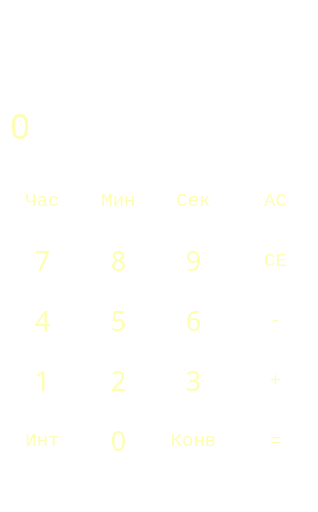
<?xml version="1.0" encoding="UTF-8"?>
<ui version="4.0">
 <class>MainWindow</class>
 <widget class="QMainWindow" name="MainWindow">
  <property name="geometry">
   <rect>
    <x>0</x>
    <y>0</y>
    <width>318</width>
    <height>512</height>
   </rect>
  </property>
  <property name="minimumSize">
   <size>
    <width>318</width>
    <height>512</height>
   </size>
  </property>
  <property name="maximumSize">
   <size>
    <width>318</width>
    <height>512</height>
   </size>
  </property>
  <property name="windowTitle">
   <string/>
  </property>
  <property name="styleSheet">
   <string notr="true">background-color: rgb(255, 255, 255);
</string>
  </property>
  <widget class="QWidget" name="centralwidget">
   <property name="minimumSize">
    <size>
     <width>318</width>
     <height>512</height>
    </size>
   </property>
   <property name="maximumSize">
    <size>
     <width>318</width>
     <height>512</height>
    </size>
   </property>
   <widget class="QLabel" name="label_up">
    <property name="geometry">
     <rect>
      <x>10</x>
      <y>60</y>
      <width>285</width>
      <height>31</height>
     </rect>
    </property>
    <property name="font">
     <font>
      <family>Century Gothic</family>
      <pointsize>18</pointsize>
     </font>
    </property>
    <property name="styleSheet">
     <string notr="true">QLabel {
  qproperty-alignment: 'AlignVCenter | AlignRight';
color:rgb(254, 254, 176);
	background-color: rgba(0, 0, 0, 0);
}
</string>
    </property>
    <property name="text">
     <string/>
    </property>
   </widget>
   <widget class="QPushButton" name="pushButton_int">
    <property name="enabled">
     <bool>true</bool>
    </property>
    <property name="geometry">
     <rect>
      <x>12</x>
      <y>410</y>
      <width>61</width>
      <height>61</height>
     </rect>
    </property>
    <property name="font">
     <font>
      <family>Consolas</family>
      <pointsize>14</pointsize>
      <weight>50</weight>
      <bold>false</bold>
     </font>
    </property>
    <property name="mouseTracking">
     <bool>true</bool>
    </property>
    <property name="autoFillBackground">
     <bool>false</bool>
    </property>
    <property name="styleSheet">
     <string notr="true">
QPushButton:hover:!pressed
{
border-radius:30px;
 background-color:rgba(50, 50, 50, 75); 
}
QPushButton {
  background-color: rgb(255, 255, 255);
	color:rgb(254, 254, 176)
}
QPushButton:pressed {
border-radius:30px;
    background-color: rgba(50, 50, 50,100); ;
}
QPushButton:checked
{
border:none;
	background-color: rgba(0, 0, 0, 0);
}
</string>
    </property>
    <property name="text">
     <string>Инт</string>
    </property>
    <property name="flat">
     <bool>true</bool>
    </property>
   </widget>
   <widget class="QPushButton" name="pushButton_0">
    <property name="enabled">
     <bool>true</bool>
    </property>
    <property name="geometry">
     <rect>
      <x>88</x>
      <y>410</y>
      <width>61</width>
      <height>61</height>
     </rect>
    </property>
    <property name="font">
     <font>
      <family>Century Gothic</family>
      <pointsize>20</pointsize>
     </font>
    </property>
    <property name="mouseTracking">
     <bool>true</bool>
    </property>
    <property name="autoFillBackground">
     <bool>false</bool>
    </property>
    <property name="styleSheet">
     <string notr="true">
QPushButton:hover:!pressed
{
border-radius:30px;
 background-color:rgba(50, 50, 50, 75); 
}
QPushButton {
  background-color: rgb(255, 255, 255);
	color:rgb(254, 254, 176)
}
QPushButton:pressed {
border-radius:30px;
    background-color: rgba(50, 50, 50,100); ;
}
QPushButton:checked
{
border:none;
	background-color: rgba(0, 0, 0, 0);
}
</string>
    </property>
    <property name="text">
     <string>0</string>
    </property>
    <property name="flat">
     <bool>true</bool>
    </property>
   </widget>
   <widget class="QPushButton" name="pushButton_conv">
    <property name="enabled">
     <bool>true</bool>
    </property>
    <property name="geometry">
     <rect>
      <x>163</x>
      <y>410</y>
      <width>61</width>
      <height>61</height>
     </rect>
    </property>
    <property name="font">
     <font>
      <family>Consolas</family>
      <pointsize>14</pointsize>
      <weight>50</weight>
      <bold>false</bold>
     </font>
    </property>
    <property name="mouseTracking">
     <bool>true</bool>
    </property>
    <property name="autoFillBackground">
     <bool>false</bool>
    </property>
    <property name="styleSheet">
     <string notr="true">
QPushButton:hover:!pressed
{
border-radius:30px;
 background-color:rgba(50, 50, 50, 75); 
}
QPushButton {
  background-color: rgb(255, 255, 255);
	color:rgb(254, 254, 176)
}
QPushButton:pressed {
border-radius:30px;
    background-color: rgba(50, 50, 50,100); ;
}
QPushButton:checked
{
border:none;
	background-color: rgba(0, 0, 0, 0);
}
</string>
    </property>
    <property name="text">
     <string>Конв</string>
    </property>
    <property name="flat">
     <bool>true</bool>
    </property>
   </widget>
   <widget class="QPushButton" name="pushButton_eq">
    <property name="enabled">
     <bool>true</bool>
    </property>
    <property name="geometry">
     <rect>
      <x>245</x>
      <y>410</y>
      <width>61</width>
      <height>61</height>
     </rect>
    </property>
    <property name="font">
     <font>
      <family>Consolas</family>
      <pointsize>14</pointsize>
      <weight>50</weight>
      <bold>false</bold>
     </font>
    </property>
    <property name="mouseTracking">
     <bool>true</bool>
    </property>
    <property name="autoFillBackground">
     <bool>false</bool>
    </property>
    <property name="styleSheet">
     <string notr="true">
QPushButton:hover:!pressed
{
border-radius:30px;
 background-color:rgba(50, 50, 50, 75); 
}
QPushButton {
  background-color: rgb(255, 255, 255);
	color:rgb(254, 254, 176)
}
QPushButton:pressed {
border-radius:30px;
    background-color: rgba(50, 50, 50,100); ;
}
QPushButton:checked
{
border:none;
	background-color: rgba(0, 0, 0, 0);
}
</string>
    </property>
    <property name="text">
     <string>=</string>
    </property>
    <property name="flat">
     <bool>true</bool>
    </property>
   </widget>
   <widget class="QPushButton" name="pushButton_plus">
    <property name="enabled">
     <bool>true</bool>
    </property>
    <property name="geometry">
     <rect>
      <x>245</x>
      <y>350</y>
      <width>61</width>
      <height>61</height>
     </rect>
    </property>
    <property name="font">
     <font>
      <family>Consolas</family>
      <pointsize>14</pointsize>
      <weight>50</weight>
      <bold>false</bold>
     </font>
    </property>
    <property name="mouseTracking">
     <bool>true</bool>
    </property>
    <property name="autoFillBackground">
     <bool>false</bool>
    </property>
    <property name="styleSheet">
     <string notr="true">
QPushButton:hover:!pressed
{
border-radius:30px;
 background-color:rgba(50, 50, 50, 75); 
}
QPushButton {
  background-color: rgb(255, 255, 255);
	color:rgb(254, 254, 176)
}
QPushButton:pressed {
border-radius:30px;
    background-color: rgba(50, 50, 50,100); ;
}
QPushButton:checked
{
border:none;
	background-color: rgba(0, 0, 0, 0);
}
</string>
    </property>
    <property name="text">
     <string>+</string>
    </property>
    <property name="flat">
     <bool>true</bool>
    </property>
   </widget>
   <widget class="QPushButton" name="pushButton_1">
    <property name="enabled">
     <bool>true</bool>
    </property>
    <property name="geometry">
     <rect>
      <x>12</x>
      <y>350</y>
      <width>61</width>
      <height>61</height>
     </rect>
    </property>
    <property name="font">
     <font>
      <family>Century Gothic</family>
      <pointsize>20</pointsize>
     </font>
    </property>
    <property name="mouseTracking">
     <bool>true</bool>
    </property>
    <property name="autoFillBackground">
     <bool>false</bool>
    </property>
    <property name="styleSheet">
     <string notr="true">
QPushButton:hover:!pressed
{
border-radius:30px;
 background-color:rgba(50, 50, 50, 75); 
}
QPushButton {
  background-color: rgb(255, 255, 255);
	color:rgb(254, 254, 176)
}
QPushButton:pressed {
border-radius:30px;
    background-color: rgba(50, 50, 50,100); ;
}
QPushButton:checked
{
border:none;
	background-color: rgba(0, 0, 0, 0);
}
</string>
    </property>
    <property name="text">
     <string>1</string>
    </property>
    <property name="flat">
     <bool>true</bool>
    </property>
   </widget>
   <widget class="QPushButton" name="pushButton_2">
    <property name="enabled">
     <bool>true</bool>
    </property>
    <property name="geometry">
     <rect>
      <x>88</x>
      <y>350</y>
      <width>61</width>
      <height>61</height>
     </rect>
    </property>
    <property name="font">
     <font>
      <family>Century Gothic</family>
      <pointsize>20</pointsize>
     </font>
    </property>
    <property name="mouseTracking">
     <bool>true</bool>
    </property>
    <property name="autoFillBackground">
     <bool>false</bool>
    </property>
    <property name="styleSheet">
     <string notr="true">
QPushButton:hover:!pressed
{
border-radius:30px;
 background-color:rgba(50, 50, 50, 75); 
}
QPushButton {
  background-color: rgb(255, 255, 255);
	color:rgb(254, 254, 176)
}
QPushButton:pressed {
border-radius:30px;
    background-color: rgba(50, 50, 50,100); ;
}
QPushButton:checked
{
border:none;
	background-color: rgba(0, 0, 0, 0);
}
</string>
    </property>
    <property name="text">
     <string>2</string>
    </property>
    <property name="flat">
     <bool>true</bool>
    </property>
   </widget>
   <widget class="QPushButton" name="pushButton_3">
    <property name="enabled">
     <bool>true</bool>
    </property>
    <property name="geometry">
     <rect>
      <x>163</x>
      <y>350</y>
      <width>61</width>
      <height>61</height>
     </rect>
    </property>
    <property name="font">
     <font>
      <family>Century Gothic</family>
      <pointsize>20</pointsize>
     </font>
    </property>
    <property name="mouseTracking">
     <bool>true</bool>
    </property>
    <property name="autoFillBackground">
     <bool>false</bool>
    </property>
    <property name="styleSheet">
     <string notr="true">
QPushButton:hover:!pressed
{
border-radius:30px;
 background-color:rgba(50, 50, 50, 75); 
}
QPushButton {
  background-color: rgb(255, 255, 255);
	color:rgb(254, 254, 176)
}
QPushButton:pressed {
border-radius:30px;
    background-color: rgba(50, 50, 50,100); ;
}
QPushButton:checked
{
border:none;
	background-color: rgba(0, 0, 0, 0);
}
</string>
    </property>
    <property name="text">
     <string>3</string>
    </property>
    <property name="flat">
     <bool>true</bool>
    </property>
   </widget>
   <widget class="QPushButton" name="pushButton_minus">
    <property name="enabled">
     <bool>true</bool>
    </property>
    <property name="geometry">
     <rect>
      <x>245</x>
      <y>290</y>
      <width>61</width>
      <height>61</height>
     </rect>
    </property>
    <property name="font">
     <font>
      <family>Consolas</family>
      <pointsize>14</pointsize>
      <weight>50</weight>
      <bold>false</bold>
     </font>
    </property>
    <property name="mouseTracking">
     <bool>true</bool>
    </property>
    <property name="autoFillBackground">
     <bool>false</bool>
    </property>
    <property name="styleSheet">
     <string notr="true">
QPushButton:hover:!pressed
{
border-radius:30px;
 background-color:rgba(50, 50, 50, 75); 
}
QPushButton {
  background-color: rgb(255, 255, 255);
	color:rgb(254, 254, 176)
}
QPushButton:pressed {
border-radius:30px;
    background-color: rgba(50, 50, 50,100); ;
}
QPushButton:checked
{
border:none;
	background-color: rgba(0, 0, 0, 0);
}
</string>
    </property>
    <property name="text">
     <string>-</string>
    </property>
    <property name="flat">
     <bool>true</bool>
    </property>
   </widget>
   <widget class="QPushButton" name="pushButton_4">
    <property name="enabled">
     <bool>true</bool>
    </property>
    <property name="geometry">
     <rect>
      <x>12</x>
      <y>290</y>
      <width>61</width>
      <height>61</height>
     </rect>
    </property>
    <property name="font">
     <font>
      <family>Century Gothic</family>
      <pointsize>20</pointsize>
     </font>
    </property>
    <property name="mouseTracking">
     <bool>true</bool>
    </property>
    <property name="autoFillBackground">
     <bool>false</bool>
    </property>
    <property name="styleSheet">
     <string notr="true">
QPushButton:hover:!pressed
{
border-radius:30px;
 background-color:rgba(50, 50, 50, 75); 
}
QPushButton {
  background-color: rgb(255, 255, 255);
	color:rgb(254, 254, 176)
}
QPushButton:pressed {
border-radius:30px;
    background-color: rgba(50, 50, 50,100); ;
}
QPushButton:checked
{
border:none;
	background-color: rgba(0, 0, 0, 0);
}
</string>
    </property>
    <property name="text">
     <string>4</string>
    </property>
    <property name="flat">
     <bool>true</bool>
    </property>
   </widget>
   <widget class="QPushButton" name="pushButton_5">
    <property name="enabled">
     <bool>true</bool>
    </property>
    <property name="geometry">
     <rect>
      <x>88</x>
      <y>290</y>
      <width>61</width>
      <height>61</height>
     </rect>
    </property>
    <property name="font">
     <font>
      <family>Century Gothic</family>
      <pointsize>20</pointsize>
     </font>
    </property>
    <property name="mouseTracking">
     <bool>true</bool>
    </property>
    <property name="autoFillBackground">
     <bool>false</bool>
    </property>
    <property name="styleSheet">
     <string notr="true">
QPushButton:hover:!pressed
{
border-radius:30px;
 background-color:rgba(50, 50, 50, 75); 
}
QPushButton {
  background-color: rgb(255, 255, 255);
	color:rgb(254, 254, 176)
}
QPushButton:pressed {
border-radius:30px;
    background-color: rgba(50, 50, 50,100); ;
}
QPushButton:checked
{
border:none;
	background-color: rgba(0, 0, 0, 0);
}
</string>
    </property>
    <property name="text">
     <string>5</string>
    </property>
    <property name="flat">
     <bool>true</bool>
    </property>
   </widget>
   <widget class="QPushButton" name="pushButton_6">
    <property name="enabled">
     <bool>true</bool>
    </property>
    <property name="geometry">
     <rect>
      <x>163</x>
      <y>290</y>
      <width>61</width>
      <height>61</height>
     </rect>
    </property>
    <property name="font">
     <font>
      <family>Century Gothic</family>
      <pointsize>20</pointsize>
     </font>
    </property>
    <property name="mouseTracking">
     <bool>true</bool>
    </property>
    <property name="autoFillBackground">
     <bool>false</bool>
    </property>
    <property name="styleSheet">
     <string notr="true">
QPushButton:hover:!pressed
{
border-radius:30px;
 background-color:rgba(50, 50, 50, 75); 
}
QPushButton {
  background-color: rgb(255, 255, 255);
	color:rgb(254, 254, 176)
}
QPushButton:pressed {
border-radius:30px;
    background-color: rgba(50, 50, 50,100); ;
}
QPushButton:checked
{
border:none;
	background-color: rgba(0, 0, 0, 0);
}
</string>
    </property>
    <property name="text">
     <string>6</string>
    </property>
    <property name="flat">
     <bool>true</bool>
    </property>
   </widget>
   <widget class="QPushButton" name="pushButton_CE">
    <property name="enabled">
     <bool>true</bool>
    </property>
    <property name="geometry">
     <rect>
      <x>245</x>
      <y>230</y>
      <width>61</width>
      <height>61</height>
     </rect>
    </property>
    <property name="font">
     <font>
      <family>Consolas</family>
      <pointsize>14</pointsize>
      <weight>50</weight>
      <bold>false</bold>
     </font>
    </property>
    <property name="mouseTracking">
     <bool>true</bool>
    </property>
    <property name="autoFillBackground">
     <bool>false</bool>
    </property>
    <property name="styleSheet">
     <string notr="true">
QPushButton:hover:!pressed
{
border-radius:30px;
 background-color:rgba(50, 50, 50, 75); 
}
QPushButton {
  background-color: rgb(255, 255, 255);
	color:rgb(254, 254, 176)
}
QPushButton:pressed {
border-radius:30px;
    background-color: rgba(50, 50, 50,100); ;
}
QPushButton:checked
{
border:none;
	background-color: rgba(0, 0, 0, 0);
}
</string>
    </property>
    <property name="text">
     <string>CE</string>
    </property>
    <property name="flat">
     <bool>true</bool>
    </property>
   </widget>
   <widget class="QPushButton" name="pushButton_7">
    <property name="enabled">
     <bool>true</bool>
    </property>
    <property name="geometry">
     <rect>
      <x>12</x>
      <y>230</y>
      <width>61</width>
      <height>61</height>
     </rect>
    </property>
    <property name="font">
     <font>
      <family>Century Gothic</family>
      <pointsize>20</pointsize>
     </font>
    </property>
    <property name="mouseTracking">
     <bool>true</bool>
    </property>
    <property name="autoFillBackground">
     <bool>false</bool>
    </property>
    <property name="styleSheet">
     <string notr="true">
QPushButton:hover:!pressed
{
border-radius:30px;
 background-color:rgba(50, 50, 50, 75); 
}
QPushButton {
  background-color: rgb(255, 255, 255);
	color:rgb(254, 254, 176)
}
QPushButton:pressed {
border-radius:30px;
    background-color: rgba(50, 50, 50,100); ;
}
QPushButton:checked
{
border:none;
	background-color: rgba(0, 0, 0, 0);
}
</string>
    </property>
    <property name="text">
     <string>7</string>
    </property>
    <property name="flat">
     <bool>true</bool>
    </property>
   </widget>
   <widget class="QPushButton" name="pushButton_8">
    <property name="enabled">
     <bool>true</bool>
    </property>
    <property name="geometry">
     <rect>
      <x>88</x>
      <y>230</y>
      <width>61</width>
      <height>61</height>
     </rect>
    </property>
    <property name="font">
     <font>
      <family>Century Gothic</family>
      <pointsize>20</pointsize>
     </font>
    </property>
    <property name="mouseTracking">
     <bool>true</bool>
    </property>
    <property name="autoFillBackground">
     <bool>false</bool>
    </property>
    <property name="styleSheet">
     <string notr="true">
QPushButton:hover:!pressed
{
border-radius:30px;
 background-color:rgba(50, 50, 50, 75); 
}
QPushButton {
  background-color: rgb(255, 255, 255);
	color:rgb(254, 254, 176)
}
QPushButton:pressed {
border-radius:30px;
    background-color: rgba(50, 50, 50,100); ;
}
QPushButton:checked
{
border:none;
	background-color: rgba(0, 0, 0, 0);
}
</string>
    </property>
    <property name="text">
     <string>8</string>
    </property>
    <property name="flat">
     <bool>true</bool>
    </property>
   </widget>
   <widget class="QPushButton" name="pushButton_9">
    <property name="enabled">
     <bool>true</bool>
    </property>
    <property name="geometry">
     <rect>
      <x>163</x>
      <y>230</y>
      <width>61</width>
      <height>61</height>
     </rect>
    </property>
    <property name="font">
     <font>
      <family>Century Gothic</family>
      <pointsize>20</pointsize>
     </font>
    </property>
    <property name="mouseTracking">
     <bool>true</bool>
    </property>
    <property name="autoFillBackground">
     <bool>false</bool>
    </property>
    <property name="styleSheet">
     <string notr="true">
QPushButton:hover:!pressed
{
border-radius:30px;
 background-color:rgba(50, 50, 50, 75); 
}
QPushButton {
  background-color: rgb(255, 255, 255);
	color:rgb(254, 254, 176)
}
QPushButton:pressed {
border-radius:30px;
    background-color: rgba(50, 50, 50,100); ;
}
QPushButton:checked
{
border:none;
	background-color: rgba(0, 0, 0, 0);
}
</string>
    </property>
    <property name="text">
     <string>9</string>
    </property>
    <property name="flat">
     <bool>true</bool>
    </property>
   </widget>
   <widget class="QPushButton" name="pushButton_AC">
    <property name="enabled">
     <bool>true</bool>
    </property>
    <property name="geometry">
     <rect>
      <x>245</x>
      <y>170</y>
      <width>61</width>
      <height>61</height>
     </rect>
    </property>
    <property name="font">
     <font>
      <family>Consolas</family>
      <pointsize>14</pointsize>
      <weight>50</weight>
      <bold>false</bold>
     </font>
    </property>
    <property name="mouseTracking">
     <bool>true</bool>
    </property>
    <property name="autoFillBackground">
     <bool>false</bool>
    </property>
    <property name="styleSheet">
     <string notr="true">
QPushButton:hover:!pressed
{
border-radius:30px;
 background-color:rgba(50, 50, 50, 75); 
}
QPushButton {
  background-color: rgb(255, 255, 255);
	color:rgb(254, 254, 176);
}
QPushButton:pressed {
border-radius:30px;
    background-color: rgba(50, 50, 50,100); ;
}
QPushButton:checked
{
border:none;
	background-color: rgba(0, 0, 0, 0);
}
</string>
    </property>
    <property name="text">
     <string>AC</string>
    </property>
    <property name="flat">
     <bool>true</bool>
    </property>
   </widget>
   <widget class="QPushButton" name="pushButton_H">
    <property name="enabled">
     <bool>true</bool>
    </property>
    <property name="geometry">
     <rect>
      <x>12</x>
      <y>170</y>
      <width>61</width>
      <height>61</height>
     </rect>
    </property>
    <property name="font">
     <font>
      <family>Consolas</family>
      <pointsize>14</pointsize>
      <weight>50</weight>
      <bold>false</bold>
     </font>
    </property>
    <property name="mouseTracking">
     <bool>true</bool>
    </property>
    <property name="autoFillBackground">
     <bool>false</bool>
    </property>
    <property name="styleSheet">
     <string notr="true">
QPushButton:hover:!pressed
{
border-radius:30px;
 background-color:rgba(50, 50, 50, 75); 
}
QPushButton {
  background-color: rgb(255, 255, 255);
	color:rgb(254, 254, 176)
}
QPushButton:pressed {
border-radius:30px;
    background-color: rgba(50, 50, 50,100); ;
}
QPushButton:checked
{
border:none;
	background-color: rgba(0, 0, 0, 0);
}
</string>
    </property>
    <property name="text">
     <string>Час</string>
    </property>
    <property name="flat">
     <bool>true</bool>
    </property>
   </widget>
   <widget class="QPushButton" name="pushButton_M">
    <property name="enabled">
     <bool>true</bool>
    </property>
    <property name="geometry">
     <rect>
      <x>88</x>
      <y>170</y>
      <width>61</width>
      <height>61</height>
     </rect>
    </property>
    <property name="font">
     <font>
      <family>Consolas</family>
      <pointsize>14</pointsize>
      <weight>50</weight>
      <bold>false</bold>
     </font>
    </property>
    <property name="mouseTracking">
     <bool>true</bool>
    </property>
    <property name="autoFillBackground">
     <bool>false</bool>
    </property>
    <property name="styleSheet">
     <string notr="true">
QPushButton:hover:!pressed
{
border-radius:30px;
 background-color:rgba(50, 50, 50, 75); 
}
QPushButton {
  background-color: rgb(255, 255, 255);
	color:rgb(254, 254, 176)
}
QPushButton:pressed {
border-radius:30px;
    background-color: rgba(50, 50, 50,100); ;
}
QPushButton:checked
{
border:none;
	background-color: rgba(0, 0, 0, 0);
}
</string>
    </property>
    <property name="text">
     <string>Мин</string>
    </property>
    <property name="flat">
     <bool>true</bool>
    </property>
   </widget>
   <widget class="QPushButton" name="pushButton_S">
    <property name="enabled">
     <bool>true</bool>
    </property>
    <property name="geometry">
     <rect>
      <x>163</x>
      <y>170</y>
      <width>61</width>
      <height>61</height>
     </rect>
    </property>
    <property name="font">
     <font>
      <family>Consolas</family>
      <pointsize>14</pointsize>
      <weight>50</weight>
      <bold>false</bold>
     </font>
    </property>
    <property name="mouseTracking">
     <bool>true</bool>
    </property>
    <property name="autoFillBackground">
     <bool>false</bool>
    </property>
    <property name="styleSheet">
     <string notr="true">
QPushButton:hover:!pressed
{
border-radius:30px;
 background-color:rgba(50, 50, 50, 75); 
}
QPushButton {
  background-color: rgb(255, 255, 255);
	color:rgb(254, 254, 176)
}
QPushButton:pressed {
border-radius:30px;
    background-color: rgba(50, 50, 50,100); ;
}
QPushButton:checked
{
border:none;
	background-color: rgba(0, 0, 0, 0);
}
</string>
    </property>
    <property name="text">
     <string>Сек</string>
    </property>
    <property name="flat">
     <bool>true</bool>
    </property>
   </widget>
   <widget class="QLabel" name="label_down">
    <property name="geometry">
     <rect>
      <x>10</x>
      <y>95</y>
      <width>285</width>
      <height>61</height>
     </rect>
    </property>
    <property name="font">
     <font>
      <family>Century Gothic</family>
      <pointsize>26</pointsize>
     </font>
    </property>
    <property name="autoFillBackground">
     <bool>false</bool>
    </property>
    <property name="styleSheet">
     <string notr="true">QLabel {
  qproperty-alignment: 'AlignVCenter | AlignRight';
color:rgb(254, 254, 176);
	background-color: rgba(0, 0, 0, 0);
}
</string>
    </property>
    <property name="text">
     <string>0</string>
    </property>
   </widget>
   <widget class="QLabel" name="label">
    <property name="geometry">
     <rect>
      <x>0</x>
      <y>0</y>
      <width>318</width>
      <height>600</height>
     </rect>
    </property>
    <property name="styleSheet">
     <string>
QPushButton:hover:!pressed
{
border-radius:30px;
 background-color:rgba(50, 50, 50, 75); 
}
QPushButton {
  background-color: rgb(255, 255, 255);
	color:#fefe2a;
}
QPushButton:pressed {
border-radius:30px;
    background-color: rgba(50, 50, 50,100); ;
}
QPushButton:checked
{
border:none;
	background-color: rgba(0, 0, 0, 0);
}
</string>
    </property>
    <property name="text">
     <string/>
    </property>
    <property name="pixmap">
     <pixmap resource="rec.qrc">:/img/2.jpg</pixmap>
    </property>
    <property name="scaledContents">
     <bool>true</bool>
    </property>
   </widget>
   <zorder>label</zorder>
   <zorder>label_up</zorder>
   <zorder>pushButton_int</zorder>
   <zorder>pushButton_0</zorder>
   <zorder>pushButton_conv</zorder>
   <zorder>pushButton_eq</zorder>
   <zorder>pushButton_plus</zorder>
   <zorder>pushButton_1</zorder>
   <zorder>pushButton_2</zorder>
   <zorder>pushButton_3</zorder>
   <zorder>pushButton_minus</zorder>
   <zorder>pushButton_4</zorder>
   <zorder>pushButton_5</zorder>
   <zorder>pushButton_6</zorder>
   <zorder>pushButton_CE</zorder>
   <zorder>pushButton_7</zorder>
   <zorder>pushButton_8</zorder>
   <zorder>pushButton_9</zorder>
   <zorder>pushButton_AC</zorder>
   <zorder>pushButton_H</zorder>
   <zorder>pushButton_M</zorder>
   <zorder>pushButton_S</zorder>
   <zorder>label_down</zorder>
  </widget>
 </widget>
 <resources>
  <include location="rec.qrc"/>
 </resources>
 <connections/>
</ui>
